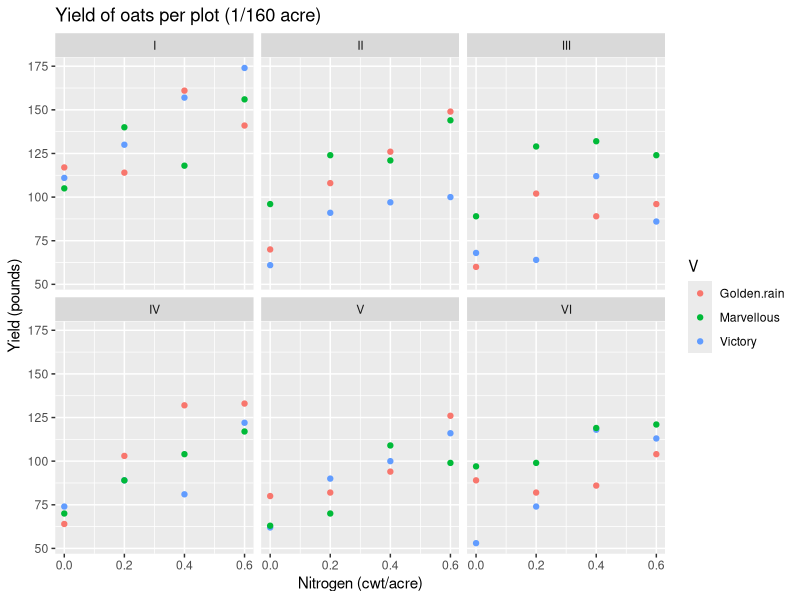
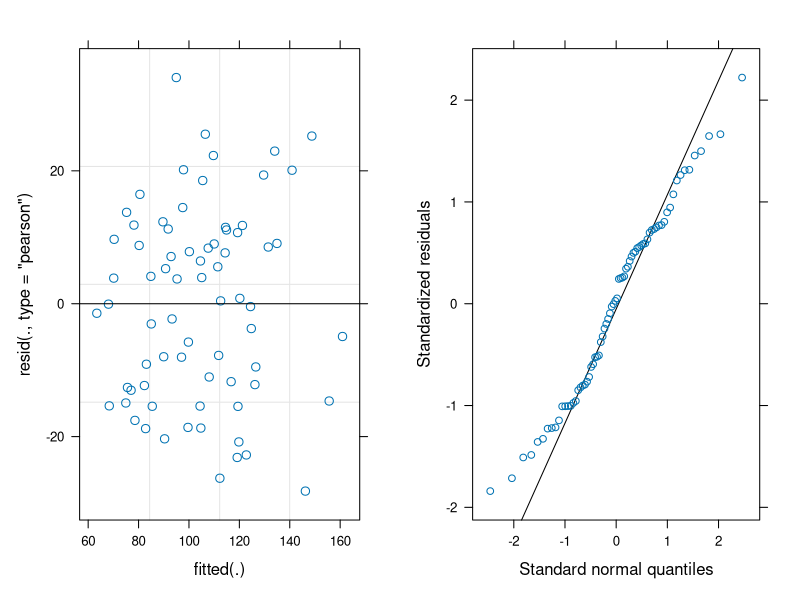
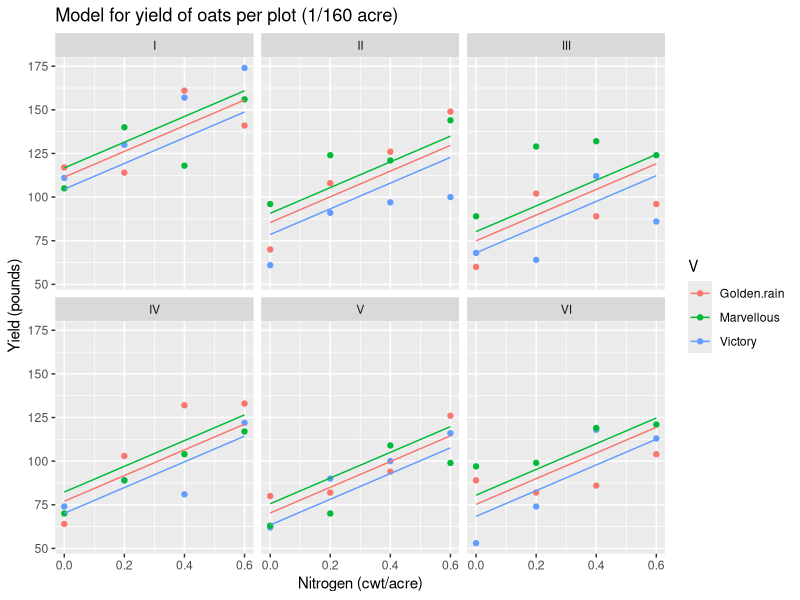
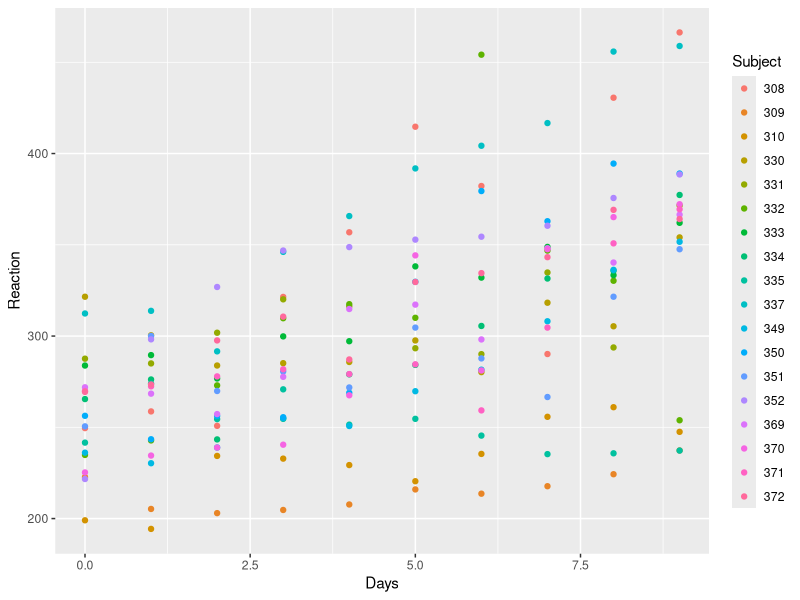
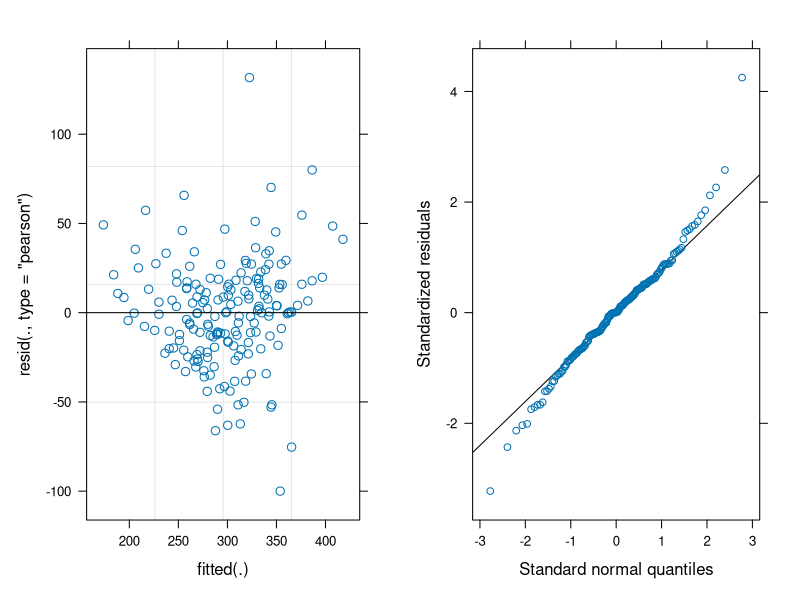
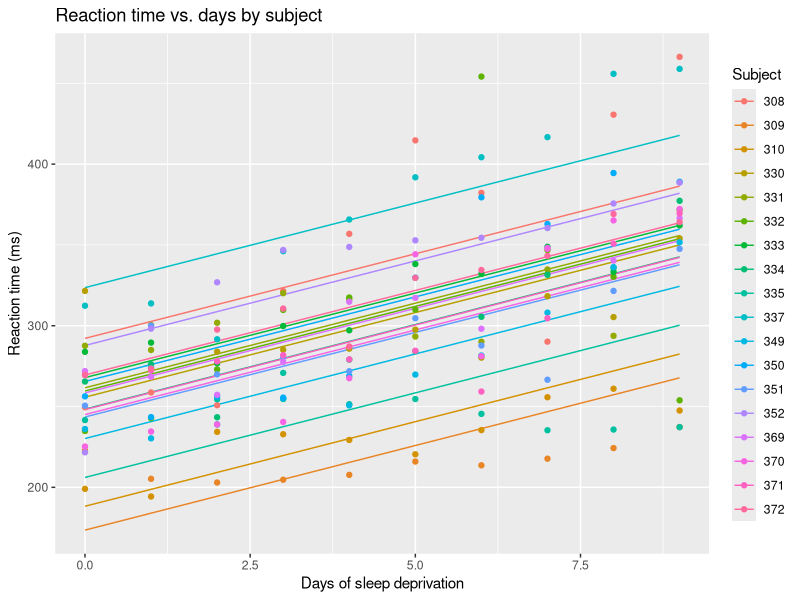
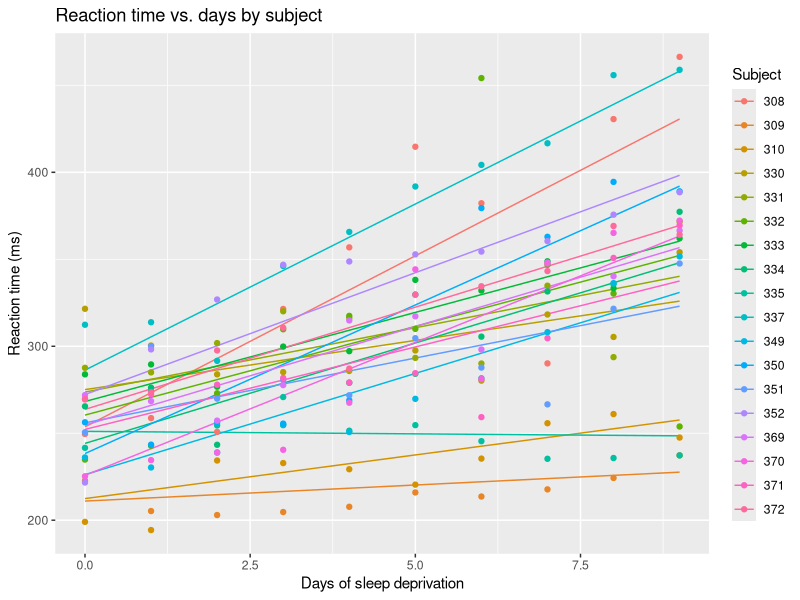
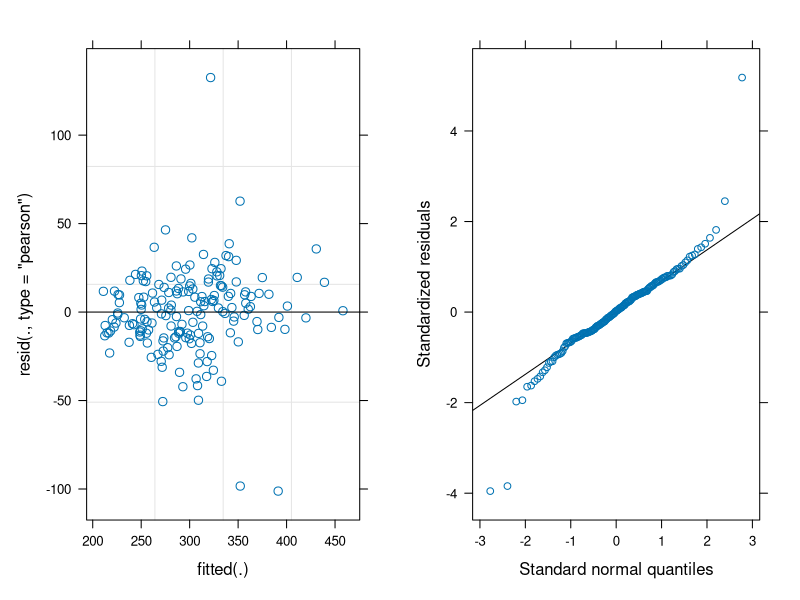

Reproduce these figures in R, in order.
## ---- chunk 1
#| echo: false
#| include: false

# import packages and get a small version of the penguins data
library(MASS)
library(ggplot2)
library(dplyr)
library(lme4)
library(cowplot)
## ---- chunk 2
#| warning: false
#| error: false
library(MASS)
data(oats)
summary(oats)
## ---- chunk 3
#| warning: false
#| error: false
# convert nitrogen to numeric
oats$nitrogen = as.numeric(substr(oats$N, 1, 3))
## ---- chunk 4
#| warning: false
#| message: false
#| code-fold: true
ggplot(oats) +
  aes(x=nitrogen, y=Y, color=V) +
  geom_point() +
  facet_wrap(~B, ncol=3) +
  xlab("Nitrogen (cwt/acre)") +
  ylab("Yield (pounds)") +
  ggtitle("Yield of oats per plot (1/160 acre)")
## ---- chunk 5
# estimate the fixed-effects model
oats_fixed_model = lm(Y ~ nitrogen + V + B, data=oats)
summary(oats_fixed_model)
## ---- chunk 6
# create a mixed-effects model for oats
oats_model = lmer(Y ~ nitrogen + V + (1|B), data=oats)

# make the residual vs fitted plot for the model:
fit_v_resid_oats = plot(oats_model)

# make the QQ plot:
qq_oats = lattice::qqmath(oats_model)

# draw the plots
cowplot::plot_grid(fit_v_resid_oats, qq_oats, ncol=2)

# show the model summary
summary(oats_model)
## ---- chunk 7
# attach a column of fitted values to the oats data.frame
oats$fitted = predict(oats_model, newdata=oats)

# plot the data with the fitted model lines
ggplot(oats) +
  aes(x=nitrogen, y=Y, color=V) +
  geom_point() +
  geom_line(mapping=aes(x=nitrogen, y=fitted, color=V)) +
  facet_wrap(~B, ncol=3) +
  xlab("Nitrogen (cwt/acre)") +
  ylab("Yield (pounds)") +
  ggtitle("Model for yield of oats per plot (1/160 acre)")
## ---- chunk 8
# add a sub-block feature
oats$sub_block = interaction(oats$B, oats$V)

# estimate the model with subblocks
model_oats_subblock =
  lmer(Y ~ nitrogen + V + (1|B) + (1|sub_block),
       data=oats)

# show the model summary
summary(model_oats_subblock)

# show the diagnostic plots

## ---- chunk 9
#| error: false
#| message: false
#| warning: false
data(sleepstudy)
head(sleepstudy, n=20)
## ---- chunk 10
#| code-fold: true
#| message: false
#| warning: false
# Create a scatterplot of fitted reaction times against Days
ggplot(sleepstudy) +
  aes(x = Days, y = Reaction, color = Subject) +
   geom_point() 
   labs(title = "Reaction time vs. days by subject",
        x = "Days of sleep deprivation",
        y = "Reaction time (ms)")
## ---- chunk 11
# estimate the reaction time model
reaction_model = lmer(Reaction ~ Days + (1|Subject), data=sleepstudy)

#show the model summary
summary(reaction_model)
## ---- chunk 12
#| warning: false
#| message: false
#| code-fold: true
# make the residual vs fitted plot for the model:
fit_v_resid_sleep = plot(reaction_model)

# make the QQ plot:
qq_sleep = lattice::qqmath(reaction_model)

# draw the plots
cowplot::plot_grid(fit_v_resid_sleep, qq_sleep, ncol=2)
## ---- chunk 13
#| code-fold: true
# Predict the fitted values from the mixed-effects model
sleepstudy$fitted_reaction <- predict(reaction_model)

# Create a scatterplot of fitted reaction times against Days
ggplot(sleepstudy) +
  aes(x = Days, y = fitted_reaction, color = Subject) +
   # geom_point() +
   geom_line() +
   labs(title = "Reaction time vs. days by subject",
        x = "Days of sleep deprivation",
        y = "Reaction time (ms)") +
  geom_point(data=sleepstudy, mapping=aes(x=Days, y=Reaction, color=Subject))
## ---- chunk 14
random_slope_model =
  lmer(Reaction ~ Days + (1 + Days|Subject), data=sleepstudy)
## ---- chunk 15
#| warning: false
#| message: false
#| code-fold: true
# Predict the fitted values from the mixed-effects model
sleepstudy$random_slope_fitted <- predict(random_slope_model)

# Create a scatterplot of fitted reaction times against Days
ggplot(sleepstudy) +
  aes(x = Days, y = random_slope_fitted, color = Subject) +
   geom_line() +
   labs(title = "Reaction time vs. days by subject",
        x = "Days of sleep deprivation",
        y = "Reaction time (ms)") +
  geom_point(data=sleepstudy, mapping=aes(x=Days, y=Reaction, color=Subject))
## ---- chunk 16
#| warning: false
#| message: false
#| code-fold: true
# make the residual vs fitted plot for the model:
fit_v_resid_rand_slope = plot(random_slope_model)

# make the QQ plot:
qq_rand_slope = lattice::qqmath(random_slope_model)

# draw the plots
cowplot::plot_grid(fit_v_resid_rand_slope, qq_rand_slope, ncol=2)
## ---- chunk 17
summary(random_slope_model)
## ---- chunk 18
# plot the orange tree data
ggplot(Orange) +
  aes(x=age, y=circumference, color=Tree) +
  geom_point()
## ---- chunk 19
model_orange = lmer(circumference ~ (age - 1 | Tree), data=Orange)
summary(model_orange)
